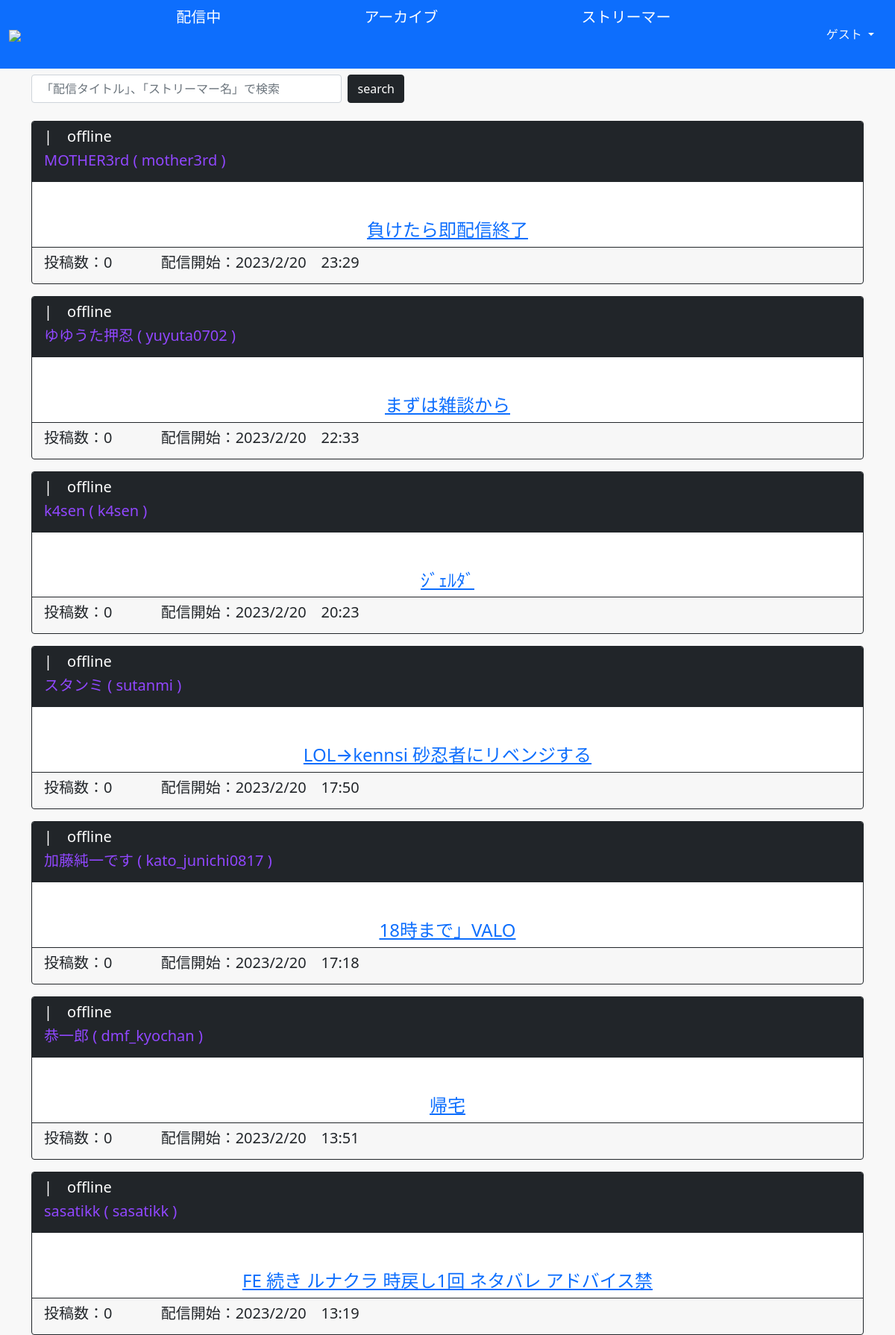
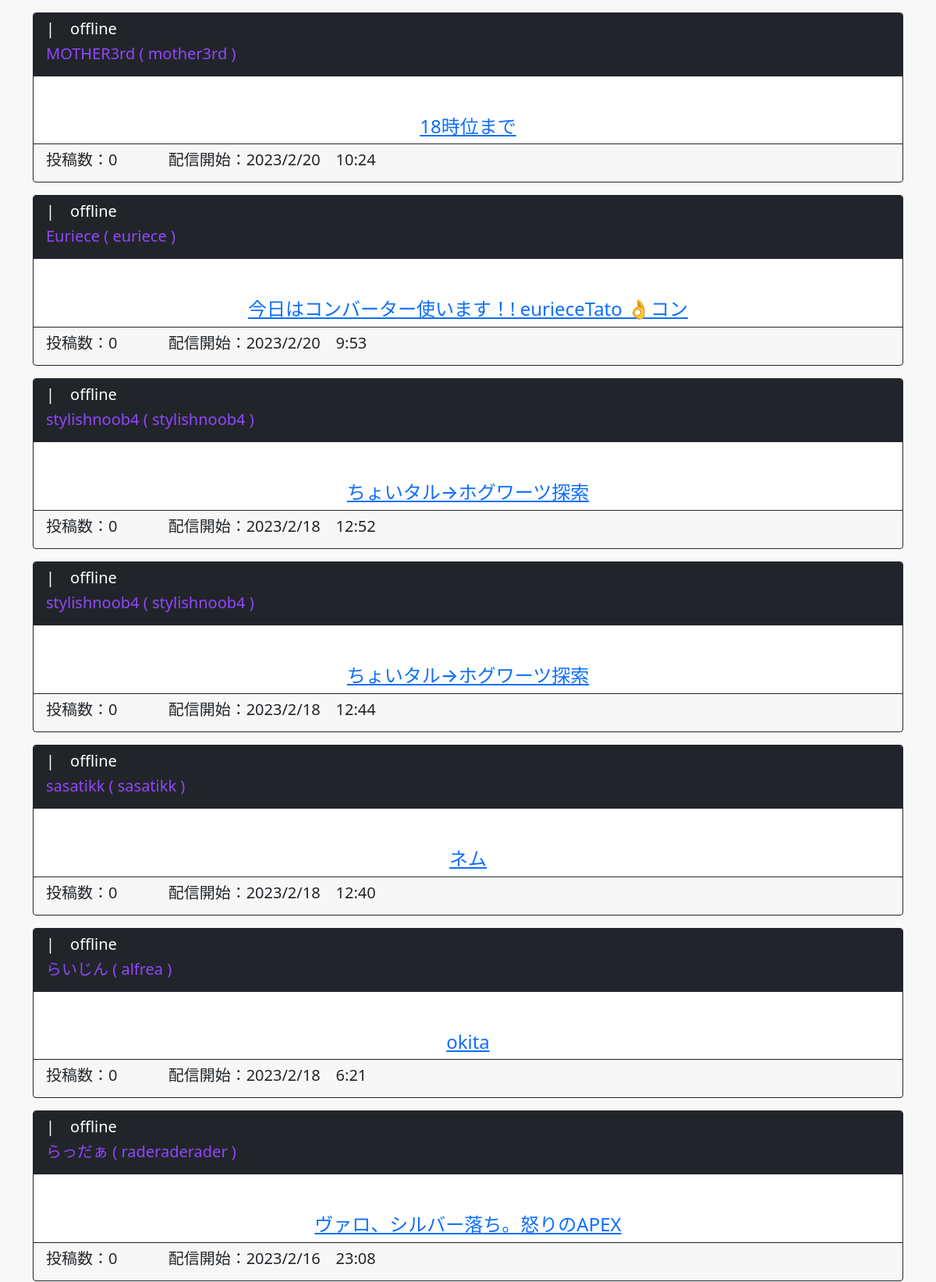
/archives/ (upper part), run on the app's committed database (2 pictures, top to bottom).
### board/models.py (models this page shows, shortened)
class StreamModel(models.Model):
    stream_id = models.IntegerField(unique=True, verbose_name="配信id")
    title = models.CharField(max_length=100, verbose_name="配信タイトル")
    streamer_id = models.IntegerField(verbose_name="配信者id")
    streamer = models.CharField(max_length=100, verbose_name="配信者")
    streamer_name = models.CharField(max_length=100, verbose_name="配信者名")
    game_name = models.CharField(max_length=100, verbose_name="ゲーム名")
    starttime = models.DateTimeField()
    type = models.CharField(default='offline', max_length=100, verbose_name="状態")
    viewer_count = models.IntegerField(default=0, verbose_name="視聴者数")
    thumbnail = models.ImageField(null=True, blank=True)
    comment_count = models.IntegerField(null=True, blank=True, verbose_name="コメント数")
    class Meta:
        verbose_name_plural = "Board" #StreamModels から Board へ
    objects = StreamModelManager()

### board/views.py (the view, shortened to what this page needs)
# urls.py: path("archives/", ArchiveView.as_view(), name="board-archives"),
class ArchiveView(ListView): #クラス作成
    template_name = "board/board-archives.html" #変数
    model = StreamModel #変数
    ordering = '-starttime'
    def get_context_data(self, *args, **kwargs):
        ctx = super().get_context_data(*args, **kwargs)
        obj_stream = StreamModel.objects.filter(type='offline')
        for stream in obj_stream:
            comment_num = CommentModel.objects.filter(stream_id=stream.stream_id).count()
            stream.comment_count = comment_num
            stream.save()
        return ctx
    def get_queryset(self):
        try:
            q = self.request.GET["search"]
        except:
            q = None
        return StreamModel.objects.search(query=q)

### accounts/templatetags/accounts_user.py (called while the page is built)
@register.filter # デコレーター
def user_display(user):
    user_display = "ゲスト"
    if user.is_authenticated:
        user_display = user.username
    return user_display

### board/models.py (called while the page is built, shortened)
    def search(self, query=None):
        qs = self
        return qs.order_by("-viewer_count", "-starttime") #新しい順に並び替えてます

    def get_queryset(self):
        return StreamModelQuerySet(self.model, using=self._db)

    def search(self, query=None):
        return self.get_queryset().search(query=query)

### board/templates/board/board-archives.html (shortened to what this page needs)
{% extends "base.html" %}
{% block content %}
<div class="container">
  <div class="flex-grow-1" style="max-width:500px;">
    <form class="d-flex" method="GET">
      <input class="form-control me-2 my-2" type="search" placeholder="「配信タイトル」、「ストリーマー名」で検索" aria-label="Search" name="search" >
      <button class="btn btn-dark my-2" type="submit">search</button>
    </form>
  </div>
    {% if object_list %}
          {% for obj in object_list %}
              {% if obj.type == 'offline' %}
                <div class="card border-dark my-3">
                    <div class="card-header border-dark bg-dark">
                      <h5 style="color: white;">|　{{ obj.type }}  </h5>
                      <h5 style="color:#9147FF">{{ obj.streamer_name }} ( {{ obj.streamer }} ) </h5>
                    </div>
                    <div class="card-body border-dark mx-auto mt-0" style="min-height: 50px;">
                    </div>
                        <h4 class="card-title mx-auto">
                          <a href={% url 'board-detail' obj.pk %}>
                              {{ obj.title }}
                        </h4>
                    <div class="card-footer border-dark">
                      <h5>
                        投稿数：{{ obj.comment_count }}
                        　　　配信開始：{{ obj.starttime|date:"Y/n/j　G:i" }}
                      </h5>
                      </div>
                </div>
              {% endif %}
          {% endfor %}
      {% else %}
        <div>Boardが見つかりません</div>
      {% endif %}
</div>
{% endblock %}

### templates/base.html (shortened to what this page needs)
<!doctype html>
<html lang="ja">
  <head>
    {% include 'css.html' %}
  </head>
  <body style="background-color: #f8f8f8">
    {% include 'nav.html' %}
    {% block content %}{% endblock %}
  </body>
</html>

### templates/css.html (shortened to what this page needs)
<link href="https://cdn.jsdelivr.net/npm/bootstrap@5.0.0-beta1/dist/css/bootstrap.min.css" rel="stylesheet">
<link rel="stylesheet" href="https://cdn.jsdelivr.net/npm/bootstrap-icons@1.10.3/font/bootstrap-icons.css">
{% load static %}
<link rel="stylesheet" href="{% static 'css/allauth.css' %}">
<link rel="stylesheet" href="{% static 'css/nav.css' %}">
<link rel="stylesheet" href="{% static 'css/footer.css' %}">
<link rel="stylesheet" href="{% static 'css/circle.css' %}">
<link rel="stylesheet" href="{% static 'css/top.css' %}">

### templates/nav.html (shortened to what this page needs)
{% load accounts_user %}
<nav class="navbar navbar-dark bg-primary">
    <div class="container-fluid">
      <div>
        <a class="navbar-brand" href={% url 'board-top' %}>
          <img src="/media/pages/D-Repo.png" style="width:120px;"/>
      </div>
      <div>
        <a class="navbar-brand" href={% url 'board-streams' %}>
          <p>配信中</p>
      </div>
      <div>
        <a class="navbar-brand" href={% url 'board-archives' %}>
          <p>アーカイブ</p>
      </div>
      <div>
        <a class="navbar-brand" href={% url 'board-streamers' %}>
          <p>ストリーマー</p>
      </div>
      <div class="text-light nav-item dropdown">
          <a class="nav-link dropdown-toggle text-light" href="#" id="navbarDropdown" role="button" data-bs-toggle="dropdown" aria-expanded="false">
            {{ request.user | user_display }}
          </a>
      </div>
    </div>
  </nav>

### static_local/css/allauth.css (style rules this page uses)
body { background-color: rgb(90, 90, 90); }

### static_local/css/footer.css (style rules this page uses)
html { position: relative; min-height: 100%; padding-bottom: 200px; box-sizing: border-box; }

### data on the page
StreamModel: type "offline", streamer_name "MOTHER3rd", streamer "mother3rd", title "負けたら即配信終了", comment_count "0", starttime "2023/2/20 23:29"
StreamModel: type "offline", streamer_name "ゆゆうた押忍", streamer "yuyuta0702", title "まずは雑談から", comment_count "0", starttime "2023/2/20 22:33"
StreamModel: type "offline", streamer_name "k4sen", streamer "k4sen", title "ｼﾞｪﾙﾀﾞ", comment_count "0", starttime "2023/2/20 20:23"
StreamModel: type "offline", streamer_name "スタンミ", streamer "sutanmi", title "LOL→kennsi 砂忍者にリベンジする", comment_count "0", starttime "2023/2/20 17:50"
StreamModel: type "offline", streamer_name "加藤純一です", streamer "kato_junichi0817", title "18時まで」VALO", comment_count "0", starttime "2023/2/20 17:18"
StreamModel: type "offline", streamer_name "恭一郎", streamer "dmf_kyochan", title "帰宅", comment_count "0", starttime "2023/2/20 13:51"
StreamModel: type "offline", streamer_name "sasatikk", streamer "sasatikk", title "FE 続き ルナクラ 時戻し1回 ネタバレ アドバイス禁", comment_count "0", starttime "2023/2/20 13:19"
StreamModel: type "offline", streamer_name "MOTHER3rd", streamer "mother3rd", title "18時位まで", comment_count "0", starttime "2023/2/20 10:24"
StreamModel: type "offline", streamer_name "Euriece", streamer "euriece", title "今日はコンバーター使います！! eurieceTato 👌コン", comment_count "0", starttime "2023/2/20 9:53"
StreamModel: type "offline", streamer_name "stylishnoob4", streamer "stylishnoob4", title "ちょいタル→ホグワーツ探索", comment_count "0", starttime "2023/2/18 12:52"
StreamModel: type "offline", streamer_name "stylishnoob4", streamer "stylishnoob4", title "ちょいタル→ホグワーツ探索", comment_count "0", starttime "2023/2/18 12:44"
StreamModel: type "offline", streamer_name "sasatikk", streamer "sasatikk", title "ネム", comment_count "0", starttime "2023/2/18 12:40"
StreamModel: type "offline", streamer_name "らいじん", streamer "alfrea", title "okita", comment_count "0", starttime "2023/2/18 6:21"
StreamModel: type "offline", streamer_name "らっだぁ", streamer "raderaderader", title "ヴァロ、シルバー落ち。怒りのAPEX", comment_count "0", starttime "2023/2/16 23:08"

### other printed values
{{ request.user | user_display }} "ゲスト"
